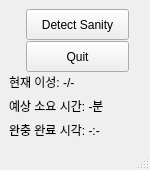
<?xml version="1.0" encoding="UTF-8"?>
<ui version="4.0">
 <class>MainWindow</class>
 <widget class="QMainWindow" name="MainWindow">
  <property name="geometry">
   <rect>
    <x>0</x>
    <y>0</y>
    <width>150</width>
    <height>170</height>
   </rect>
  </property>
  <property name="minimumSize">
   <size>
    <width>150</width>
    <height>170</height>
   </size>
  </property>
  <property name="maximumSize">
   <size>
    <width>150</width>
    <height>170</height>
   </size>
  </property>
  <property name="windowTitle">
   <string>MainWindow</string>
  </property>
  <widget class="QWidget" name="centralwidget">
   <layout class="QGridLayout" name="gridLayout">
    <item row="0" column="0">
     <spacer name="horizontalSpacer">
      <property name="orientation">
       <enum>Qt::Horizontal</enum>
      </property>
      <property name="sizeType">
       <enum>QSizePolicy::Fixed</enum>
      </property>
      <property name="sizeHint" stdset="0">
       <size>
        <width>11</width>
        <height>20</height>
       </size>
      </property>
     </spacer>
    </item>
    <item row="0" column="1">
     <widget class="QPushButton" name="b1">
      <property name="minimumSize">
       <size>
        <width>91</width>
        <height>31</height>
       </size>
      </property>
      <property name="text">
       <string>Detect Sanity</string>
      </property>
     </widget>
    </item>
    <item row="0" column="2">
     <spacer name="horizontalSpacer_2">
      <property name="orientation">
       <enum>Qt::Horizontal</enum>
      </property>
      <property name="sizeType">
       <enum>QSizePolicy::Fixed</enum>
      </property>
      <property name="sizeHint" stdset="0">
       <size>
        <width>12</width>
        <height>20</height>
       </size>
      </property>
     </spacer>
    </item>
    <item row="4" column="0" colspan="2">
     <widget class="QLabel" name="label2">
      <property name="text">
       <string>예상 소요 시간: -분</string>
      </property>
     </widget>
    </item>
    <item row="5" column="0" colspan="2">
     <widget class="QLabel" name="label3">
      <property name="text">
       <string>완충 완료 시각: -:-</string>
      </property>
     </widget>
    </item>
    <item row="1" column="2">
     <spacer name="horizontalSpacer_4">
      <property name="orientation">
       <enum>Qt::Horizontal</enum>
      </property>
      <property name="sizeType">
       <enum>QSizePolicy::Fixed</enum>
      </property>
      <property name="sizeHint" stdset="0">
       <size>
        <width>12</width>
        <height>20</height>
       </size>
      </property>
     </spacer>
    </item>
    <item row="1" column="1">
     <widget class="QPushButton" name="b4">
      <property name="minimumSize">
       <size>
        <width>91</width>
        <height>31</height>
       </size>
      </property>
      <property name="text">
       <string>Quit</string>
      </property>
     </widget>
    </item>
    <item row="1" column="0">
     <spacer name="horizontalSpacer_3">
      <property name="orientation">
       <enum>Qt::Horizontal</enum>
      </property>
      <property name="sizeType">
       <enum>QSizePolicy::Fixed</enum>
      </property>
      <property name="sizeHint" stdset="0">
       <size>
        <width>11</width>
        <height>20</height>
       </size>
      </property>
     </spacer>
    </item>
    <item row="3" column="0" colspan="2">
     <widget class="QLabel" name="label1">
      <property name="text">
       <string>현재 이성: -/-</string>
      </property>
     </widget>
    </item>
    <item row="2" column="1">
     <spacer name="verticalSpacer">
      <property name="orientation">
       <enum>Qt::Vertical</enum>
      </property>
      <property name="sizeHint" stdset="0">
       <size>
        <width>20</width>
        <height>40</height>
       </size>
      </property>
     </spacer>
    </item>
   </layout>
  </widget>
  <widget class="QStatusBar" name="statusbar"/>
 </widget>
 <resources/>
 <connections/>
</ui>
